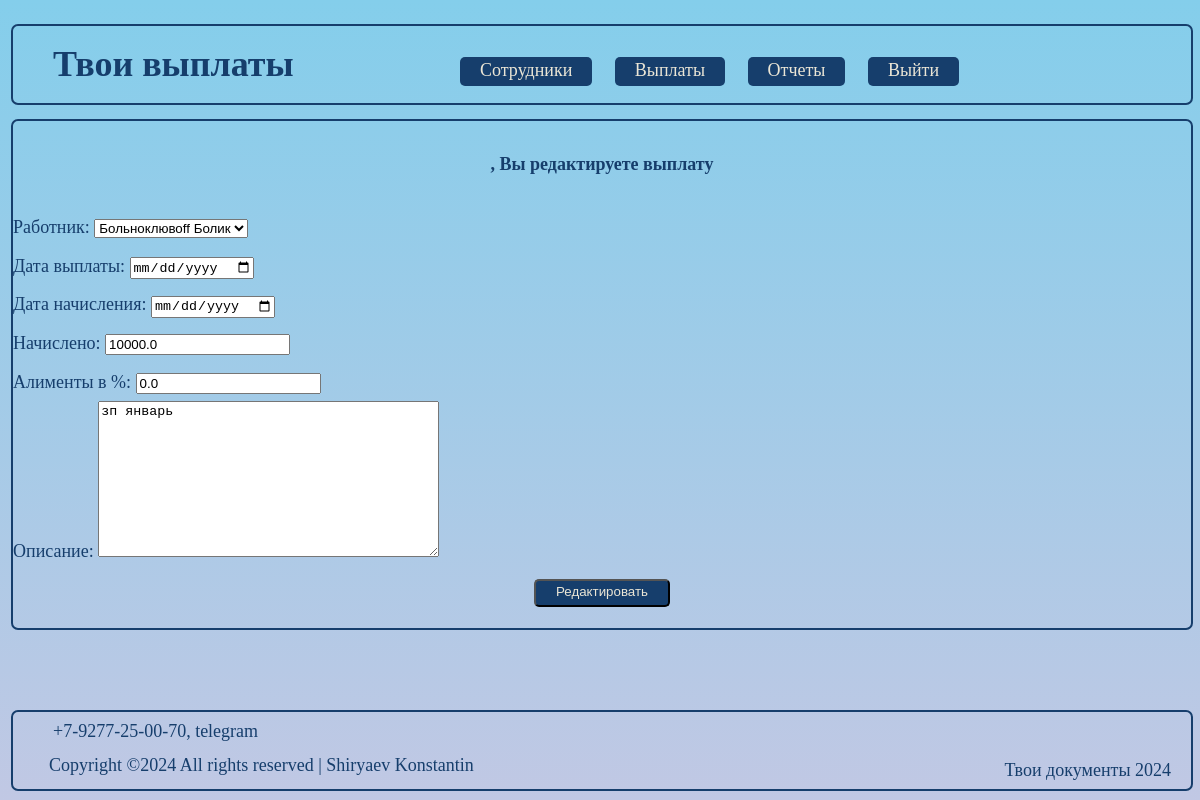
Screenshot of /charge_edit/1 with the database file from the repository.
### taxes/models.py (models this page shows, shortened)
class Accruals_and_taxes(models.Model):
    worker = models.ForeignKey(Staff, on_delete=models.CASCADE, verbose_name='Работник')
    payment_date = models.DateField(verbose_name='Дата выплаты')
    reporting_date = models.DateField(verbose_name='Дата начисления', default=default_datetime, blank= True,null=True)
    accrued = models.FloatField(verbose_name='Начислено')
    alimony = models.FloatField(default=0, verbose_name='Алименты в %')
    description = models.TextField(blank=True, verbose_name='Описание')
    class Meta:
        verbose_name = 'Начисления'
    class Meta:
        verbose_name = 'Выплата'
        verbose_name_plural = 'Выплаты'

### taxes/views.py (the view)
# urls.py: path('charge_edit/<int:pk>', ChargesUpdateView.as_view(), name='char_edit'),
class ChargesUpdateView(UpdateView):
    template_name = 'pay_charges/charges_edit.html'
    form_class = ChargesCreateForm
    def get_object(self, **kwargs):
        id = self.kwargs.get('pk')
        return Accruals_and_taxes.objects.get(pk=id)

### taxes/forms.py
class ChargesCreateForm(forms.ModelForm):
    class Meta:
        model = Accruals_and_taxes
        widgets = {
            'payment_date': forms.DateInput(attrs={'type': 'date'}),
            'reporting_date': forms.DateInput(attrs={'type': 'date'}),
            }
        fields =[
            'worker', 'payment_date', 'reporting_date',
                'accrued', 'alimony', 'description']

### taxes/models.py (called while the page is built)
    def __str__(self):
        return f'{self.surname} {self.name}'

### taxes/templates/pay_charges/charges_edit.html (shortened to what this page needs)
{% extends 'flatpages/default.html' %}
{% block content %}
<h4 class="delete-doc"> {{ request.user.username }}, Вы редактируете выплату</h4>
<form class="edit-doc-doc" method="POST">
    <table class="table-edit"> {{ form }}</table>
    <div class="btn-wrapper">
        <input class="btn" type="submit" value="Редактировать">
    </div>
</form>
{% endblock content %}

### account/static/css/styles.css (style rules this page uses)
:root { --document_black: #163E6C; --document_red: #D20A11; --document_beige: #d6d8eb; }
html { font-family: "PT-Astra-Sans_Regular"; font-size: 18px; color: var(--document_black); line-height: 2.15; -webkit-text-size-adjust: 100%; -ms-text-size-adjust: 100%; -moz-text-size-adjust: 100%; -ms-overflow-style: scrollbar; -webkit-tap-highlight-color: rgba(0, 0, 0, 0); }
body { background: linear-gradient(#84CEEB, #C1C8E4); width: 99%; min-width:960px; max-height: 100em; }
*, *:before, *:after { box-sizing: border-box; }
.btn { text-decoration: none; color: #EBE6D6; background-color: #163E6C; border-radius: 5px; padding: 3px 20px 6px 20px; }
div.btn-wrapper { text-align: center; padding-bottom: 1em; }
.edit-doc-doc { text-align: left; }
.table-edit { margin-left: auto; margin-right: auto; }
.delete-doc { text-align: center; }
body { background-color: #EBE6D6; }

### rows the page displays
Accruals_and_taxes: worker "Больноклювоff Болик", accrued "10000.0", alimony "0.0", description "зп январь"
